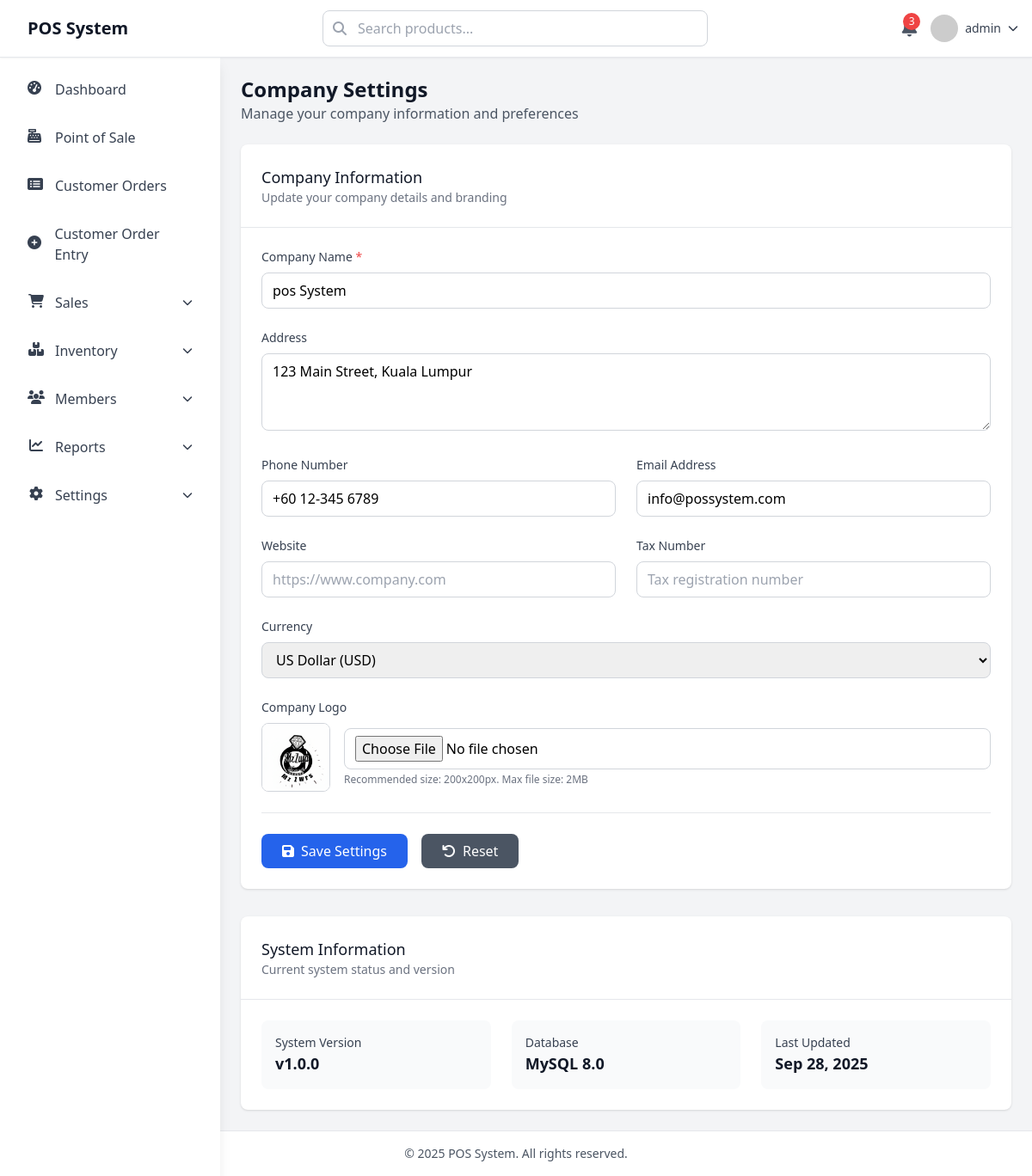
Screenshot of /company-settings.php (signed in) with the database file from the repository.
### tables this page shows
CREATE TABLE IF NOT EXISTS `company_settings` (
  `id` int NOT NULL AUTO_INCREMENT,
  `company_name` varchar(255) NOT NULL,
  `address` text,
  `phone` varchar(50) DEFAULT NULL,
  `email` varchar(255) DEFAULT NULL,
  `website` varchar(255) DEFAULT NULL,
  `tax_number` varchar(100) DEFAULT NULL,
  `currency` varchar(10) DEFAULT 'MYR',
  `logo` varchar(255) DEFAULT NULL,
  `created_at` timestamp NULL DEFAULT CURRENT_TIMESTAMP,
  `updated_at` timestamp NULL DEFAULT CURRENT_TIMESTAMP ON UPDATE CURRENT_TIMESTAMP,
  `toyyibpay_secret_key` varchar(255) DEFAULT NULL,
  `toyyibpay_category_code` varchar(255) DEFAULT NULL,
  PRIMARY KEY (`id`)
);

### company-settings.php (the view, shortened to what this page needs)
<?php
include 'include/conn.php';
include 'include/head.php';
include 'include/header.php';
include 'include/sidebar.php';
$query_settings = mysqli_query($conn, "SELECT * FROM company_settings WHERE id = 1");
$settings = mysqli_fetch_array($query_settings);
?>
<div class="main-content ml-0 lg:ml-64 pt-16">
    <div class="p-4 md:p-6">
        <div class="mb-6">
            <h1 class="text-2xl font-bold text-gray-900">Company Settings</h1>
            <p class="text-gray-600">Manage your company information and preferences</p>
        </div>
        <div class="bg-white rounded-lg shadow">
            <div class="p-6 border-b border-gray-200">
                <h2 class="text-lg font-medium text-gray-900">Company Information</h2>
                <p class="text-sm text-gray-500">Update your company details and branding</p>
            </div>
            <form id="company-settings-form" class="p-6 space-y-6">
                <div>
                    <label for="company_name" class="block text-sm font-medium text-gray-700 mb-2">
                        Company Name <span class="text-red-500">*</span>
                    </label>
                    <input type="text"
                           id="company_name"
                           name="company_name"
                           value="<?= htmlspecialchars($settings['company_name'] ?? '') ?>"
                           class="w-full px-3 py-2 border border-gray-300 rounded-lg focus:ring-2 focus:ring-blue-500 focus:border-transparent"
                           required>
                </div>
                <div>
                    <label for="address" class="block text-sm font-medium text-gray-700 mb-2">
                        Address
                    </label>
                    <textarea id="address"
                              name="address"
                              rows="3"
                              class="w-full px-3 py-2 border border-gray-300 rounded-lg focus:ring-2 focus:ring-blue-500 focus:border-transparent"
                              placeholder="Enter company address"><?= htmlspecialchars($settings['address'] ?? '') ?></textarea>
                </div>
                <div class="grid grid-cols-1 md:grid-cols-2 gap-6">
                    <div>
                        <label for="phone" class="block text-sm font-medium text-gray-700 mb-2">
                            Phone Number
                        </label>
                        <input type="tel"
                               id="phone"
                               name="phone"
                               value="<?= htmlspecialchars($settings['phone'] ?? '') ?>"
                               class="w-full px-3 py-2 border border-gray-300 rounded-lg focus:ring-2 focus:ring-blue-500 focus:border-transparent"
                               placeholder="+60 12-345 6789">
                    </div>
                    <div>
                        <label for="email" class="block text-sm font-medium text-gray-700 mb-2">
                            Email Address
                        </label>
                        <input type="email"
                               id="email"
                               name="email"
                               value="<?= htmlspecialchars($settings['email'] ?? '') ?>"
                               class="w-full px-3 py-2 border border-gray-300 rounded-lg focus:ring-2 focus:ring-blue-500 focus:border-transparent"
                               placeholder="info@company.com">
                    </div>
                </div>
                <div class="grid grid-cols-1 md:grid-cols-2 gap-6">
                    <div>
                        <label for="website" class="block text-sm font-medium text-gray-700 mb-2">
                            Website
                        </label>
                        <input type="url"
                               id="website"
                               name="website"
                               value="<?= htmlspecialchars($settings['website'] ?? '') ?>"
                               class="w-full px-3 py-2 border border-gray-300 rounded-lg focus:ring-2 focus:ring-blue-500 focus:border-transparent"
                               placeholder="https://www.company.com">
                    </div>
                    <div>
                        <label for="tax_number" class="block text-sm font-medium text-gray-700 mb-2">
                            Tax Number
                        </label>
                        <input type="text"
                               id="tax_number"
                               name="tax_number"
                               value="<?= htmlspecialchars($settings['tax_number'] ?? '') ?>"
                               class="w-full px-3 py-2 border border-gray-300 rounded-lg focus:ring-2 focus:ring-blue-500 focus:border-transparent"
                               placeholder="Tax registration number">
                    </div>
                </div>
                <div>
                    <label for="currency" class="block text-sm font-medium text-gray-700 mb-2">
                        Currency
                    </label>
                    <select id="currency"
                            name="currency"
                            class="w-full px-3 py-2 border border-gray-300 rounded-lg focus:ring-2 focus:ring-blue-500 focus:border-transparent">
                        <option value="USD" <?= ($settings['currency'] ?? '') == 'USD' ? 'selected' : '' ?>>US Dollar (USD)</option>
                    </select>
                </div>
                <div>
                    <label for="logo" class="block text-sm font-medium text-gray-700 mb-2">
                        Company Logo
                    </label>
                    <div class="flex items-center space-x-4">
                        <div class="flex-shrink-0">
                            <?php if (!empty($settings['logo'])): ?>
                                <img id="logo-preview"
                                     src="<?= htmlspecialchars($settings['logo']) ?>"
                                     alt="Company Logo"
                                     class="h-20 w-20 object-cover rounded-lg border border-gray-300">
                            <?php endif; ?>
                        </div>
                        <div class="flex-1">
                            <input type="file"
                                   id="logo"
                                   name="logo"
                                   accept="image/*"
                                   class="w-full px-3 py-2 border border-gray-300 rounded-lg focus:ring-2 focus:ring-blue-500 focus:border-transparent">
                            <p class="text-xs text-gray-500 mt-1">Recommended size: 200x200px. Max file size: 2MB</p>
                        </div>
                    </div>
                </div>
                <div class="flex flex-col sm:flex-row gap-4 pt-6 border-t border-gray-200">
                    <button type="submit"
                            class="flex-1 sm:flex-none bg-blue-600 text-white px-6 py-2 rounded-lg hover:bg-blue-700 focus:ring-2 focus:ring-blue-500 focus:ring-offset-2 transition-colors">
                        <i class="fas fa-save mr-2"></i>Save Settings
                    </button>
                    <button type="button"
                            id="reset-form"
                            class="flex-1 sm:flex-none bg-gray-600 text-white px-6 py-2 rounded-lg hover:bg-gray-700 focus:ring-2 focus:ring-gray-500 focus:ring-offset-2 transition-colors">
                        <i class="fas fa-undo mr-2"></i>Reset
                    </button>
                </div>
            </form>
        </div>
        <div class="mt-8 bg-white rounded-lg shadow">
            <div class="p-6 border-b border-gray-200">
                <h2 class="text-lg font-medium text-gray-900">System Information</h2>
                <p class="text-sm text-gray-500">Current system status and version</p>
            </div>
            <div class="p-6">
                <div class="grid grid-cols-1 md:grid-cols-2 lg:grid-cols-3 gap-6">
                    <div class="bg-gray-50 p-4 rounded-lg">
                        <h3 class="text-sm font-medium text-gray-700">System Version</h3>
                        <p class="text-lg font-semibold text-gray-900">v1.0.0</p>
                    </div>
                    <div class="bg-gray-50 p-4 rounded-lg">
                        <h3 class="text-sm font-medium text-gray-700">Database</h3>
                        <p class="text-lg font-semibold text-gray-900">MySQL 8.0</p>
                    </div>
                    <div class="bg-gray-50 p-4 rounded-lg">
                        <h3 class="text-sm font-medium text-gray-700">Last Updated</h3>
                        <p class="text-lg font-semibold text-gray-900"><?= date('M d, Y', strtotime($settings['updated_at'] ?? 'now')) ?></p>
                    </div>
                </div>
            </div>
        </div>
    </div>
</div>
<?php include 'include/footer.php'; ?>

### include/head.php (style rules this page uses)
:root { --vh: 1vh; }

### rows the page displays
company_settings: company_name "pos System", address "123 Main Street, Kuala Lumpur", phone "+60 12-345 6789", email "info@possystem.com", currency "US Dollar (USD)", logo (picture), updated_at "Sep 28, 2025"

### other values shown
$_SESSION['username'] "admin"
